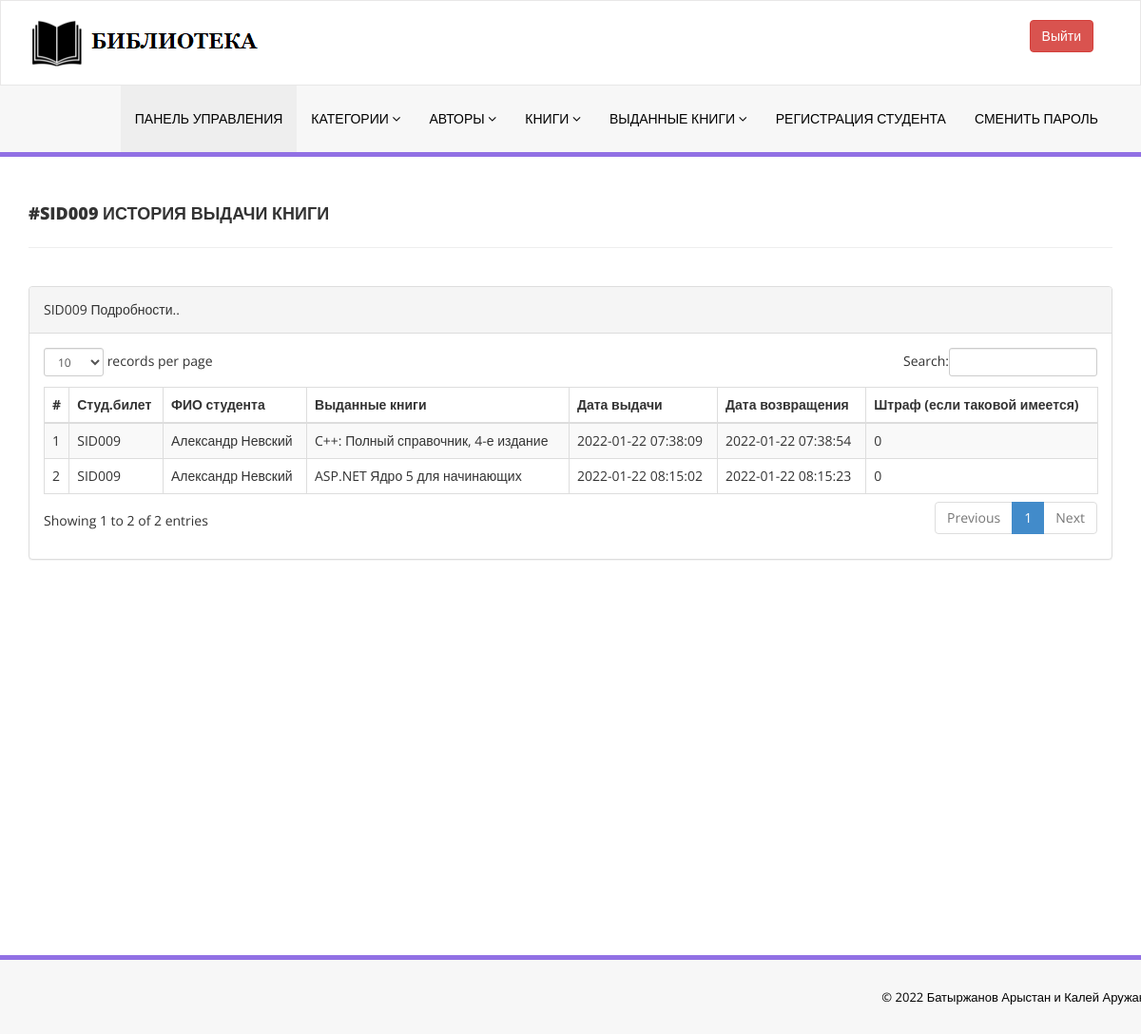
The app's page /library/admin/student-history.php?stdid=SID009 (signed in) with its own data.
### tables this page shows
CREATE TABLE `tblissuedbookdetails` (
  `id` int(11) NOT NULL,
  `BookId` int(11) DEFAULT NULL,
  `StudentID` varchar(150) DEFAULT NULL,
  `IssuesDate` timestamp NULL DEFAULT current_timestamp(),
  `ReturnDate` timestamp NULL DEFAULT NULL ON UPDATE current_timestamp(),
  `RetrunStatus` int(1) DEFAULT NULL,
  `fine` int(11) DEFAULT NULL
);

CREATE TABLE `tblstudents` (
  `id` int(11) NOT NULL,
  `StudentId` varchar(100) DEFAULT NULL,
  `FullName` varchar(120) DEFAULT NULL,
  `EmailId` varchar(120) DEFAULT NULL,
  `MobileNumber` char(11) DEFAULT NULL,
  `Password` varchar(120) DEFAULT NULL,
  `Status` int(1) DEFAULT NULL,
  `RegDate` timestamp NULL DEFAULT current_timestamp(),
  `UpdationDate` timestamp NULL DEFAULT NULL ON UPDATE current_timestamp()
);

CREATE TABLE `tblbooks` (
  `id` int(11) NOT NULL,
  `BookName` varchar(255) DEFAULT NULL,
  `CatId` int(11) DEFAULT NULL,
  `AuthorId` int(11) DEFAULT NULL,
  `ISBNNumber` varchar(25) DEFAULT NULL,
  `BookPrice` decimal(10,2) DEFAULT NULL,
  `bookImage` varchar(250) NOT NULL,
  `isIssued` int(1) DEFAULT NULL,
  `RegDate` timestamp NULL DEFAULT current_timestamp(),
  `UpdationDate` timestamp NULL DEFAULT NULL ON UPDATE current_timestamp()
);

### library/admin/student-history.php (the view, shortened to what this page needs)
<?php
include('../includes/config.php');
if(strlen($_SESSION['alogin'])==0)
    {
header('location:index.php');
}
else{
    ?>
<!DOCTYPE html>
<html xmlns="http://www.w3.org/1999/xhtml">
<head>
    <link href="assets/css/bootstrap.css" rel="stylesheet" />
    <link href="assets/css/font-awesome.css" rel="stylesheet" />
    <link href="assets/js/dataTables/dataTables.bootstrap.css" rel="stylesheet" />
    <link href="assets/css/style.css" rel="stylesheet" />
</head>
<body>
<?php include('includes/header.php');?>
    <div class="content-wrapper">
         <div class="container">
        <div class="row pad-botm">
            <div class="col-md-12">
                <?php $sid=$_GET['stdid']; ?>
                <h4 class="header-line">#<?php echo $sid;?> История выдачи книги</h4>
    </div>
        </div>
            <div class="row">
                <div class="col-md-12">
                    <div class="panel panel-default">
                        <div class="panel-heading">
<?php echo $sid;?> Подробности..
                        </div>
                        <div class="panel-body">
                            <div class="table-responsive">
                                <table class="table table-striped table-bordered table-hover" id="dataTables-example">
                                    <thead>
                                        <tr>
                                            <th>#</th>
                                            <th>Студ.билет</th>
                                            <th>ФИО студента</th>
                                            <th>Выданные книги  </th>
                                            <th>Дата выдачи</th>
                                            <th>Дата возвращения</th>
                                            <th>Штраф (если таковой имеется)</th>
                                        </tr>
                                    </thead>
                                    <tbody>
<?php
$sql = "SELECT tblstudents.StudentId ,tblstudents.FullName,tblstudents.EmailId,tblstudents.MobileNumber,tblbooks.BookName,tblbooks.ISBNNumber,tblissuedbookdetails.IssuesDate,tblissuedbookdetails.ReturnDate,tblissuedbookdetails.id as rid,tblissuedbookdetails.fine,tblissuedbookdetails.RetrunStatus,tblbooks.id as bid,tblbooks.bookImage from  tblissuedbookdetails join tblstudents on tblstudents.StudentId=tblissuedbookdetails.StudentId join tblbooks on tblbooks.id=tblissuedbookdetails.BookId where tblstudents.StudentId='$sid' ";
$query = $dbh -> prepare($sql);
$query->execute();
$results=$query->fetchAll(PDO::FETCH_OBJ);
$cnt=1;
if($query->rowCount() > 0)
{
foreach($results as $result)
{               ?>
                                        <tr class="odd gradeX">
                                            <td class="center"><?php echo htmlentities($cnt);?></td>
                                            <td class="center"><?php echo htmlentities($result->StudentId);?></td>
                                            <td class="center"><?php echo htmlentities($result->FullName);?></td>
                                            <td class="center"><?php echo htmlentities($result->BookName);?></td>
                                            <td class="center"><?php echo htmlentities($result->IssuesDate);?></td>
                                            <td class="center"><?php if($result->ReturnDate==''): echo "Не возвращена";
                                            else: echo htmlentities($result->ReturnDate); endif;?></td>
                                             <td class="center"><?php if($result->ReturnDate==''): echo "Не возвращена";
                                              else: echo $result->fine; endif;
                                             ?></td>
                                        </tr>
 <?php $cnt=$cnt+1;}} ?>
                                    </tbody>
                                </table>
                            </div>
                        </div>
                    </div>
                </div>
            </div>
    </div>
    </div>
  <?php include('includes/footer.php');?>
</body>
</html>
<?php } ?>

### library/admin/assets/css/style.css (style rules this page uses)
.content-wrapper { margin-top: 40px; min-height:800px; padding-bottom:90px; }
.header-line { font-weight:900; padding-bottom:25px; border-bottom:1px solid #eeeeee; text-transform:uppercase; }
.pad-botm { padding-bottom:30px; }

### records on screen
tblissuedbookdetails: tblstudents.StudentId "SID009", tblstudents.FullName "Александр Невский", BookId.BookName "C++: Полный справочник, 4-е издание", IssuesDate "2022-01-22 07:38:09", ReturnDate "2022-01-22 07:38:54", fine "0"
tblissuedbookdetails: tblstudents.StudentId "SID009", tblstudents.FullName "Александр Невский", BookId.BookName "ASP.NET Ядро 5 для начинающих", IssuesDate "2022-01-22 08:15:02", ReturnDate "2022-01-22 08:15:23", fine "0"

### other values on screen
$sid "SID009"
